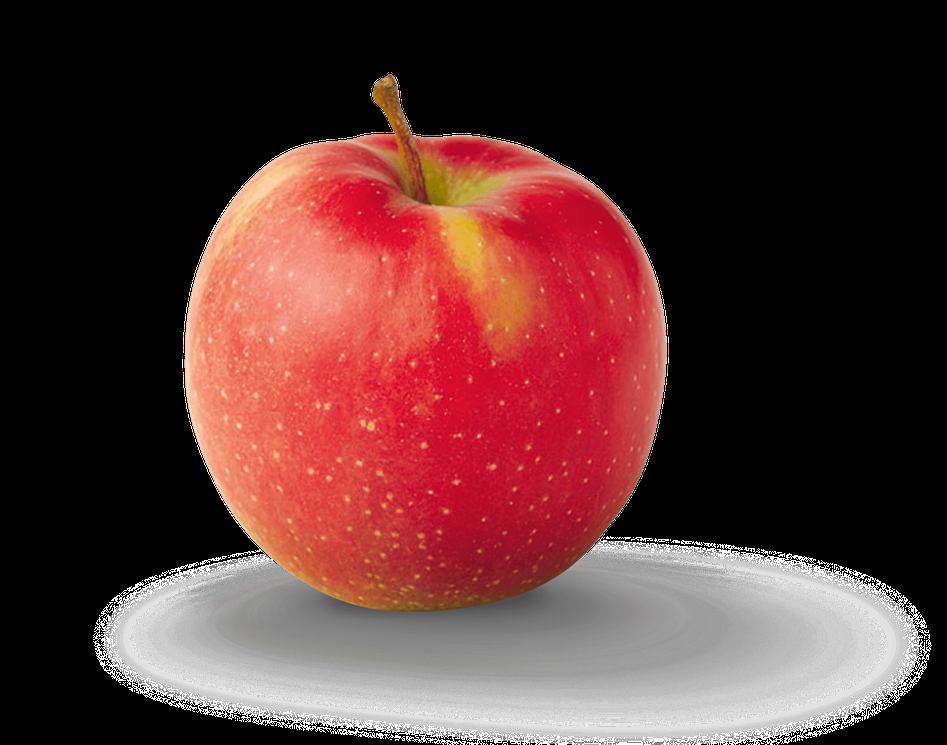
#> input picture apple_1.png, 947 x 745 px, shrunk from 2400 x 1889 before the run
$ python Main.py
#> lines starting #> are read from the running program, lines starting #| are printed output that depends on the picture; after the words box and inside, x2 and y2 are one past the last pixel; in counts of white or black regions, pixels touching at a corner belong together
### Utils.py
import cv2 as cv
import numpy as np
import math

def get_max_distances(boundary_matrix):
    max_dist = 0
    for i in range(len(boundary_matrix)):
        for j in range(len(boundary_matrix)):
            dist = math.dist(boundary_matrix[i], boundary_matrix[j])
            if dist > max_dist:
                max_dist = dist
    return max_dist

def get_edge_dist(image):
    x,y = image.shape[:2]
    area = 0
    boundary_matrix = []
    for j in range(y):
        x_list = []
        for i in range(x):
            if image[i,j] != 0:
                boundary_matrix.append([i,j])

    np.array(boundary_matrix)

    max_dist = get_max_distances(boundary_matrix)

    return max_dist

def get_row_area(col):
    area = 0
    # print(len(col))
    for v in range(len(col)-1):
        area += abs(col[v]-col[v+1])

    return area
def get_edge_area(image):
    x,y = image.shape[:2]
    area = 0
    boundary_matrix = []
    for j in range(y):
        x_list = []
        for i in range(x):
            if image[i,j] != 0:
                x_list.append(i)
        boundary_matrix.append(x_list)

    area = 0
    for col in boundary_matrix:
        if col:
            area += get_row_area(col)

    # print(area)
    return area

### Main.py
import cv2 as cv
import Utils


# Reading Images
print('Loading images...')
im1 = cv.imread('apple_1.png',cv.IMREAD_UNCHANGED)
#> im1 is the input picture: shape (745, 947, 4); mean B, G, R, A 51.4, 52.8, 88.7, 78
im2 = cv.imread('apple_2.png',cv.IMREAD_UNCHANGED)
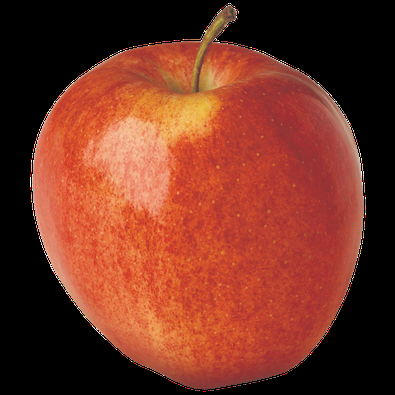
#> input picture apple_2.png, 395 x 395 px, shrunk from 1000 x 1000 before the run
#> im2 is the input picture: shape (395, 395, 4); mean B, G, R, A 35.7, 52, 117.1, 148.3
#changing Images to grey and saving them
print('Converting to gray scale...')
alpha_mask = im1[:,:,3] == 0
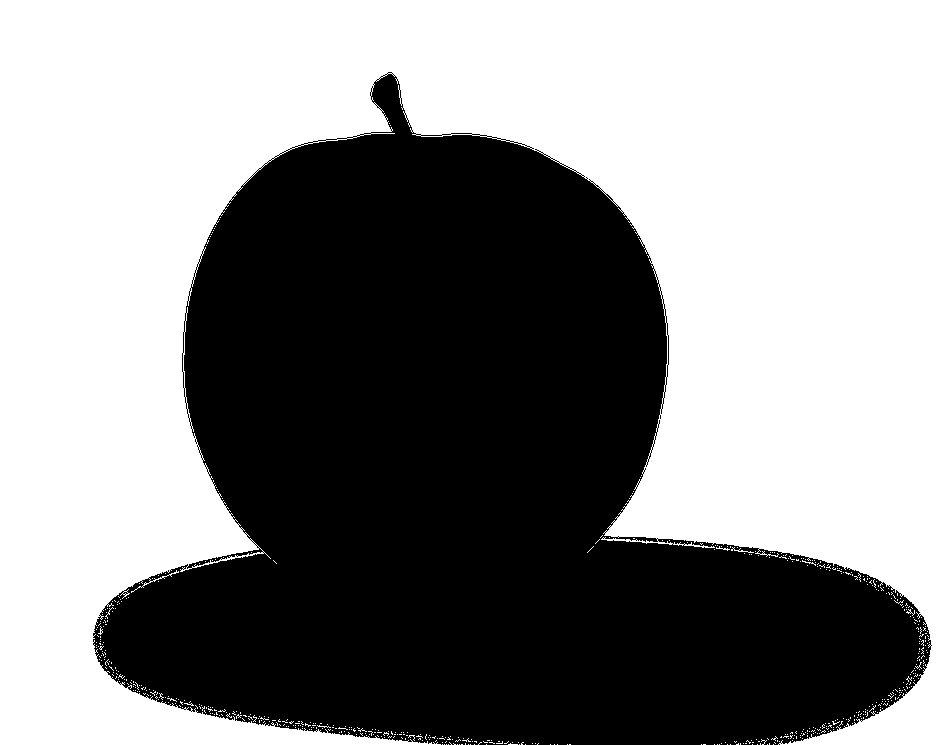
#> alpha_mask: shape (745, 947) bool; 55% white; 1 black region, box (x1, y1, x2, y2) and area: (93, 72, 932, 745) 317595
im1[alpha_mask] = [255, 255, 255, 255]
im1 = cv.cvtColor(im1, cv.COLOR_BGRA2BGR)
#> im1: shape (745, 947, 3)
im1_grey =  cv.cvtColor(im1, cv.COLOR_BGR2GRAY)

alpha_mask = im2[:,:,3] == 0
#> alpha_mask: shape (395, 395) bool; 40.6% white; 29 white regions (28 under 20 px), largest, box (x1, y1, x2, y2) and area: (0, 0, 395, 395) 63354
im2[alpha_mask] = [255, 255, 255, 255]
im2 = cv.cvtColor(im2, cv.COLOR_BGRA2BGR)
#> im2: shape (395, 395, 3)
im2_grey =  cv.cvtColor(im2, cv.COLOR_BGR2GRAY)
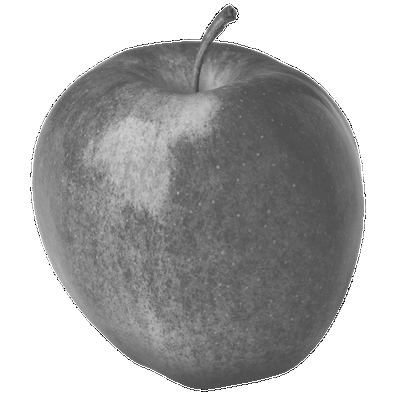
#> im2_grey: shape (395, 395); min 0, max 255, mean 173.2

cv.imwrite('./Result_Images/apple_1_grey.jpg', im1_grey)
cv.imwrite('./Result_Images/apple_2_grey.jpg', im2_grey)

#edge detection on Images and saving the results
im1 = cv.medianBlur(im1,7)
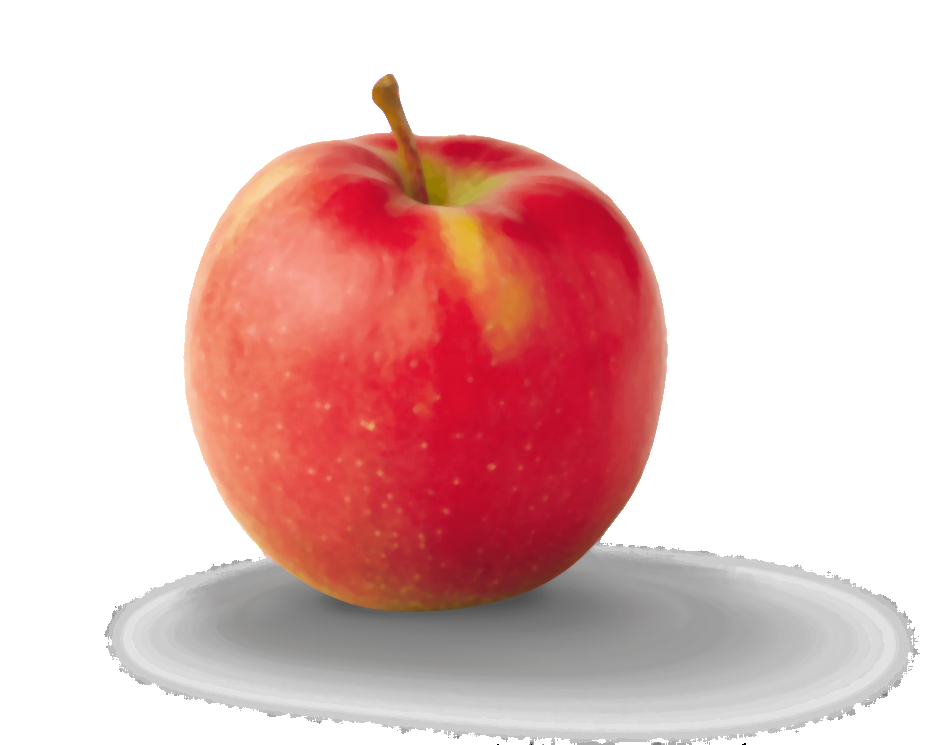
#> im1: shape (745, 947, 3); mean B, G, R 192.8, 194, 230.2
edge1 = cv.Canny(im1,200,400,5)
#> edge1: shape (745, 947); 0.45% white in thin lines or dots, all inside (x1, y1, x2, y2) = (104, 74, 920, 745)
kernel = cv.getStructuringElement(cv.MORPH_RECT, (11,11))
edge1= cv.morphologyEx(edge1, cv.MORPH_CLOSE, kernel)
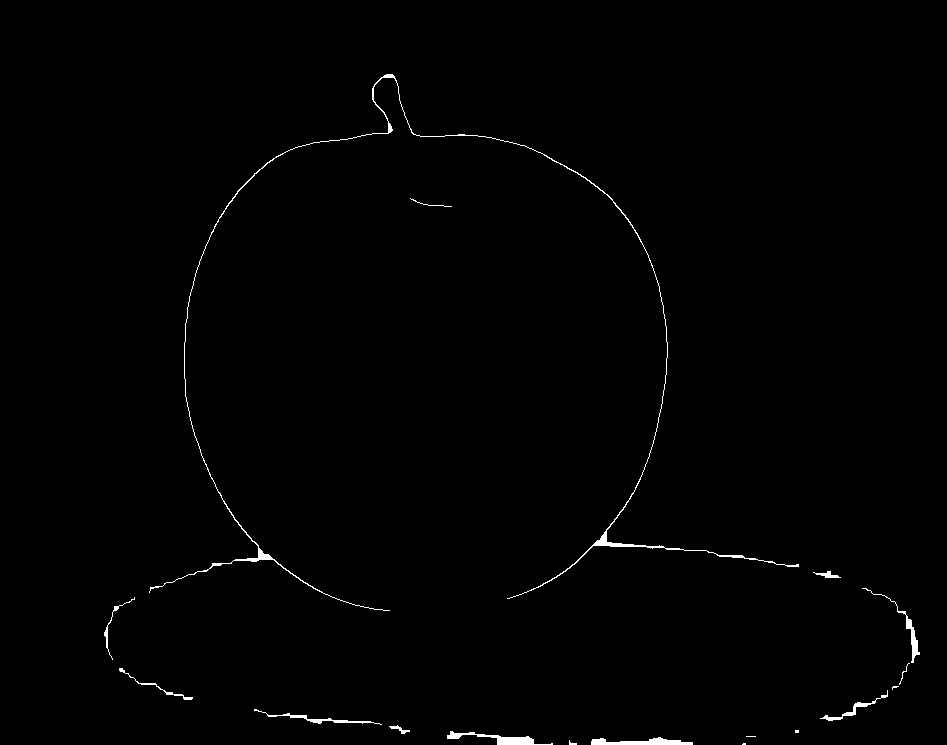
#> edge1: shape (745, 947); 0.7% white; 17 white regions (4 under 20 px), largest, box (x1, y1, x2, y2) and area: (149, 74, 799, 611) 2538, (447, 731, 553, 745) 493, (591, 737, 693, 745) 477
cv.imwrite('./Result_Images/apple_1_edges.jpg', edge1)
im2 = cv.medianBlur(im2,7)
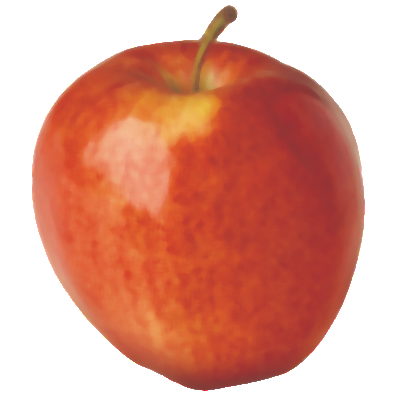
#> im2: shape (395, 395, 3); mean B, G, R 139.4, 155.7, 221.2
edge2 = cv.Canny(im2,300,400,11)
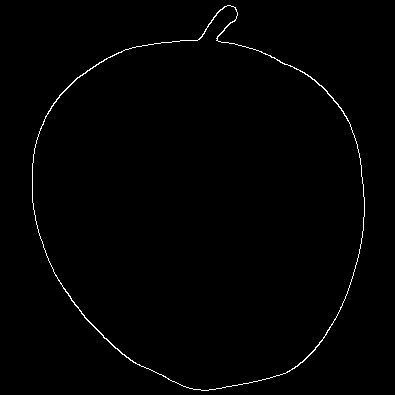
#> edge2: shape (395, 395); 0.84% white in thin lines or dots, all inside (x1, y1, x2, y2) = (32, 5, 365, 391)
cv.imwrite('./Result_Images/apple_2_edges.jpg', edge2)
print('Gray scale images saved...')

#Calculating the area using a modified point in polygon method
print('Calculating area of the images...')
area1 = Utils.get_edge_area(edge1)
#> area1 = 258414
area2 = Utils.get_edge_area(edge2)
#> area2 = 92821
area_ratio = area1/area2
#> area_ratio = 2.78
print('Area of Apple in image 1:', area1, ' px')
#| Area of Apple in image 1: 258414  px
print('Area of Apple in image 2:', area2, ' px')
#| Area of Apple in image 2: 92821  px
print('Area Ratio: %.2f' %(area_ratio))
#| Area Ratio: 2.78

#calculating the max distance between two points on the edges
dist1 = Utils.get_edge_dist(edge1)
#> dist1 = 825.9
dist2 = Utils.get_edge_dist(edge2)
#> dist2 = 386.1
dis_ratio = dist1/dist2
#> dis_ratio = 2.14
print('Max Edge distance in image 1: %.1f px' %(dist1))
#| Max Edge distance in image 1: 825.9 px
print('Max Edge distance in image 2: %.1f px' %(dist2))
#| Max Edge distance in image 2: 386.1 px
print('Distance Ratio: %.2f' %(dis_ratio))
#| Distance Ratio: 2.14
